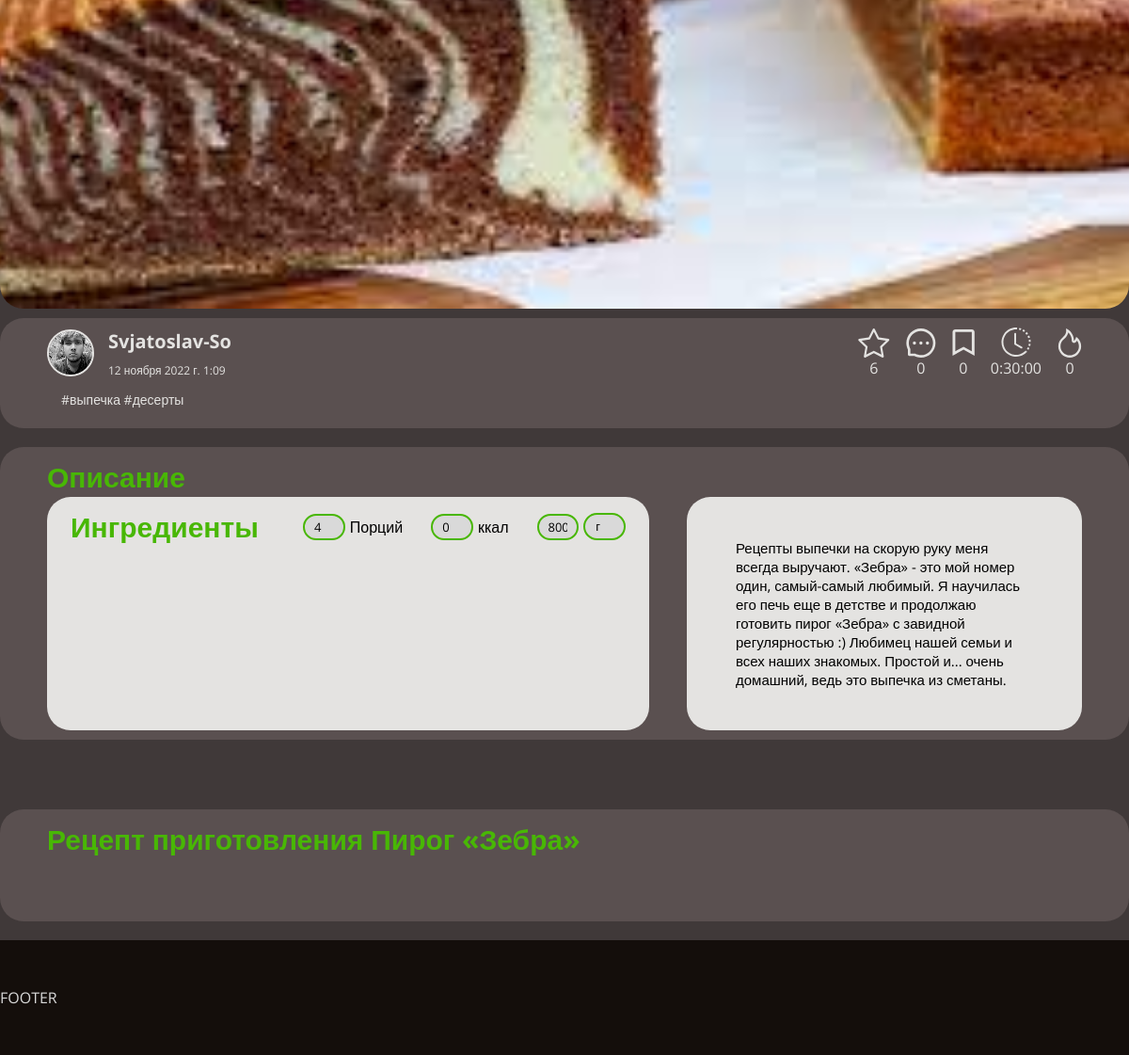
Page /recipe/pirog-zebra (lower part) on the earlier database version.
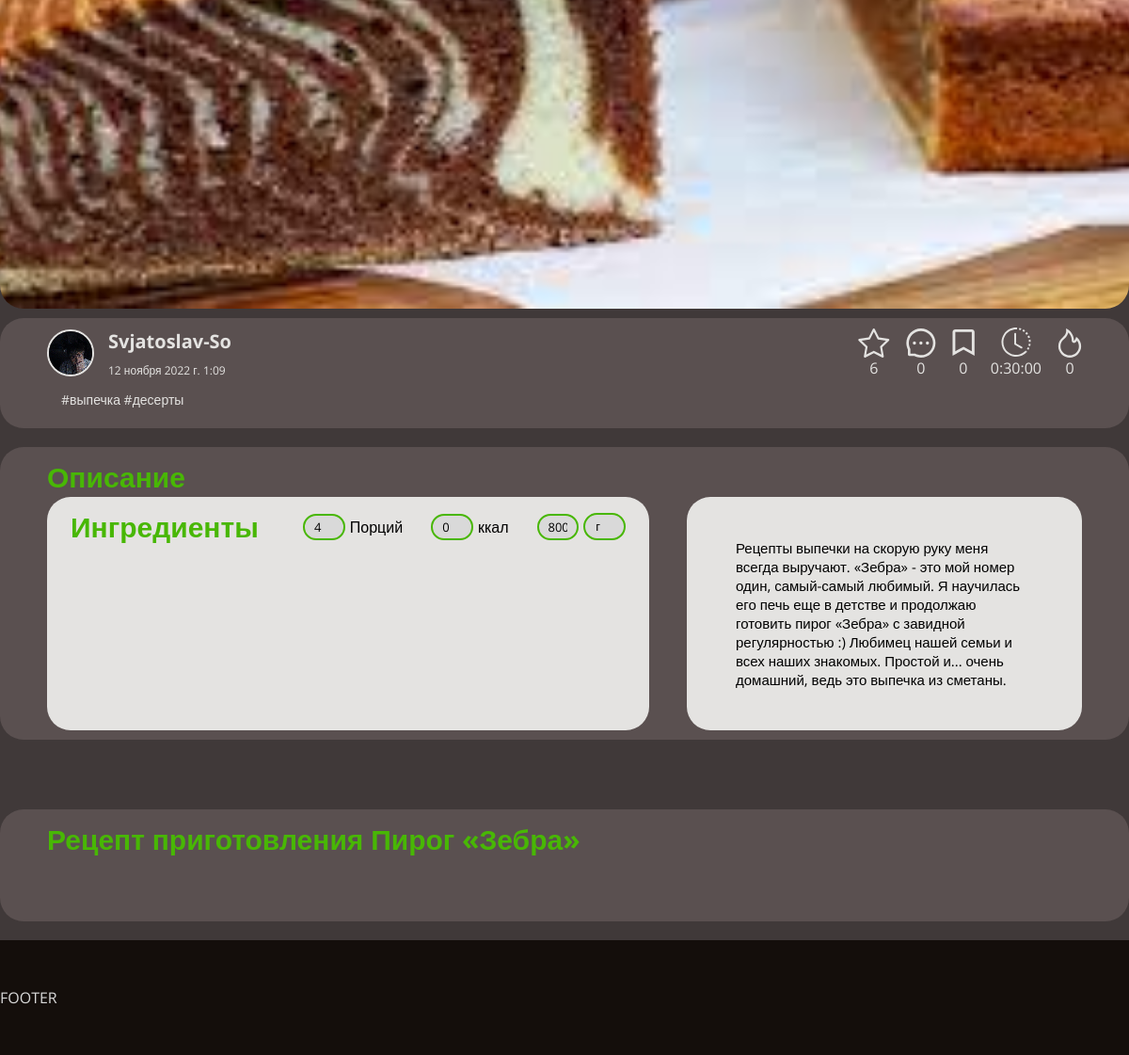
Same page on the later database version.
### main/models.py (models this page shows, shortened)
class RecipePhoto(models.Model):
    photo = models.ImageField(upload_to="photos/recipe/%Y/%m/%d/", verbose_name="Фото")
    index = models.PositiveSmallIntegerField(verbose_name="Номер")
    recipe = models.ForeignKey(Recipe, on_delete=models.CASCADE, verbose_name="Рецепт")
    class Meta:
        verbose_name = 'Фото рецепта'
        verbose_name_plural = 'Фото рецепта'
        ordering = ['recipe']

class Recipe(models.Model):
    GRAM = 'G'
    DIMENSION_TYPES = (
        (GRAM, 'г'),
        ('ML', 'мл'),
    )
    title = models.CharField(max_length=255, verbose_name="Название")
    slug = models.SlugField(max_length=255, unique=True)
    description = models.TextField(verbose_name="Описание")
    cooking_time = models.DurationField(verbose_name="Время приготовления")
    calories = models.PositiveIntegerField(default=0, verbose_name="Калории")
    num_of_servings = models.PositiveSmallIntegerField(verbose_name="Кол-во порций")
    finished_product_weight = models.PositiveSmallIntegerField(verbose_name="Итоговый вес")
    dimension = models.CharField(max_length=5, choices=DIMENSION_TYPES, verbose_name="Размерность", default=GRAM)
    status = models.BooleanField(default=False, verbose_name="Опубликован")
    date_of_creation = models.DateTimeField(auto_now_add=True, verbose_name="Дата создания")
    edit_date = models.DateTimeField(auto_now=True, verbose_name="Дата редактирования")
    num_of_stars = models.PositiveIntegerField(default=0, verbose_name="Звезд")
    num_of_comments = models.PositiveIntegerField(default=0, verbose_name="Комментариев")
    num_of_bookmarks = models.PositiveIntegerField(default=0, verbose_name="Закладок")
    user = models.ForeignKey(User, on_delete=models.CASCADE, verbose_name="Автор")
    categories = models.ManyToManyField('Category', verbose_name="Категория")
    class Meta:
        verbose_name = 'рецепт'
        verbose_name_plural = 'рецепты'
        ordering = ['id']

class Author(models.Model):
    user = models.OneToOneField(User, on_delete=models.CASCADE)
    fathers_name = models.CharField(max_length=500, blank=True, null=True, verbose_name="Отчество")
    phone = models.CharField(max_length=20, blank=True, null=True, verbose_name="Телефон")
    description = models.TextField(blank=True, null=True, verbose_name="О себе")
    photo = models.ImageField(upload_to="photos/users/%Y/%m/%d/", blank=True, null=True, verbose_name="Фото")
    slug = models.SlugField(max_length=255, unique=True)
    liked_recipes = models.ManyToManyField('Recipe', through=LikedRecipe, related_name='liked',
                                           verbose_name="Понравившиеся рецепты")
    my_exceptions = models.ManyToManyField('Product', blank=True, verbose_name="Исключения")
    liked_authors = models.ManyToManyField('self', blank=True, verbose_name="Любимые авторы")
    class Meta:
        verbose_name = 'Автор'
        verbose_name_plural = 'Авторы'
        ordering = ['user']

class Category(models.Model):
    name = models.CharField(max_length=255, unique=True, verbose_name="Название")
    description = models.TextField(verbose_name="Описание")
    photo = models.ImageField(upload_to="photos/category/%Y/%m/%d/", verbose_name="Фото")
    parent_category = models.ForeignKey('Category', on_delete=models.CASCADE, blank=True, null=True,
                                        verbose_name="Родительская категория")
    slug = models.SlugField(max_length=255, unique=True)
    class Meta:
        verbose_name = 'категория'
        verbose_name_plural = 'категории'
        ordering = ['name']

### main/views.py (the view)
# urls.py: path('recipe/<slug:recipe_slug>', views.recipe, name="recipe")
def recipe(request, recipe_slug):
    recp = get_object_or_404(Recipe, slug=recipe_slug)
    context = {
        'recipe': recp,
    }
    return render(request, 'main/recipe.html', context=context)

### main/templates/main/recipe.html (shortened to what this page needs)
{% extends "main/base_generic.html" %}
{% load static %}
{% block main_content %}
    <section class="section recipe-images" id="recipe-images">
        <div class="container">
            <div class="recipe-images__swiper">
                <div class="swiper-wrapper">
                    {% for p in recipe.recipephoto_set.all %}
                        <div class="swiper-slide"><img src="{{ p.photo.url }}" alt="photo-of-recipe"></div>
                    {% endfor %}
                </div>
            </div>
        </div>
    </section>
    <section class="section recipe-info" id="recipe-info">
        <div class="container">
            <div class="recipe-color-wrapper">
                <div class="recipe-info-inner">
                    <a href="#" class="card__recipe-autor ">
                        <img src="{{ recipe.user.author.photo.url }}" alt="Autor" class="card__recipe-autor-avatar">
                        <div class="card__recipe-inner">
                            <h3 class="card__recipe-autor-name card__recipe-autor-name_light">{{ recipe.user.username|title }}</h3>
                            <span class="card__recipe-time card__recipe-time_light">{{ recipe.date_of_creation }}</span>
                        </div>
                    </a>
                    <div class="card__info recipe-info__info">
                        <div class="card__interaction-wrapper">
                            <div class="card__interaction">
                                <button type="button" class="card__stars card__stars_light"></button>
                                {{ recipe.num_of_stars }}
                            </div>
                            <div class="card__interaction">
                                <button type="button" class="card__comments card__comments_light"></button>
                                {{ recipe.num_of_comments }}
                            </div>
                            <div class="card__interaction">
                                <button type="button" class="card__bookmarks card__bookmarks_light"></button>
                                {{ recipe.num_of_bookmarks }}
                            </div>
                        </div>
                        <div class="card__statistics-wrapper">
                            <div class="card__statistic">
                                <button type="button" class="card__time card__time_light"></button>
                                {{ recipe.cooking_time }}
                            </div>
                            <div class="card__statistic">
                                <button type="button" class="card__calories card__calories_light"></button>
                                {{ recipe.calories }}
                            </div>
                        </div>
                    </div>
                </div>
                <div class="card__categories-wrapper">
                    {% for c in recipe.categories.all %}
                    <a href="#" class="category category_light">#{{ c.name|lower }}</a>
                    {% endfor %}
                </div>
            </div>
        </div>
    </section>
    <section class="section recipe-desc" id="recipe-desc">
        <div class="container">
            <div class="recipe-color-wrapper">
                <h2 class="section-title section-title_left">Описание</h2>
                <div class="recipe-desc-inner">
                    <form action="#" class="ingredients">
                        <div class="wrapper-flat">
                            <h2 class="section-title section-title_left">Ингредиенты</h2>
                            <div class="total-wrapper">
                                <input size="3" type="text" value="{{recipe.num_of_servings}}" name="c" class="input small-input"
                                    id="servings">
                                <label for="servings">Порций</label>
                                <input size="3" type="text" value="{{recipe.calories}}" name="kcal" class="input small-input" id="kcal">
                                <label for="kcal">ккал</label>
                                <input size="3" type="text" value="{{recipe.finished_product_weight}}" name="total-weight" class="input small-input"
                                    id="total-weight">
                                <select name="total-weight-units" id="total-weight-units"
                                    class="input small-input small-select">
                                    <option value="{{ recipe.dimension }}" selected >{{ recipe.get_dimension_display }}</option>
                                </select>
                            </div>
                        </div>
                    </form>
                    <p class="paragraph recipe-desc__desc">
                        {{ recipe.description }}
                    </p>
                </div>
            </div>
        </div>
    </section>
    <section class="section recipe-steps" id="recipe-steps">
        <div class="container">
            <div class="recipe-color-wrapper">
                <h2 class="section-title section-title_left">
                    Рецепт приготовления {{ recipe.title }}
                </h2>
                <div class="recipe-steps-wrapper">
                </div>
            </div>
        </div>
    </section>
{% endblock %}

### main/templates/main/base_generic.html (shortened to what this page needs)
<!DOCTYPE html>
<html lang="ru">
{% load static %}
<head>
    <link rel="stylesheet" href="https://cdn.jsdelivr.net/npm/swiper@8/swiper-bundle.min.css"/>
    <link rel="stylesheet" href="{% static 'main/css/style.css' %}">
</head>
<body>
{% block main_content %}     {% endblock %}
<footer class="footer" id="footer">
    <div class="container">
        FOOTER
    </div>
</footer>
</body>
</html>

Differences in the rows shown:
changed through a linked row, Recipe "Пирог «Зебра»": user.author.photo: a different picture
